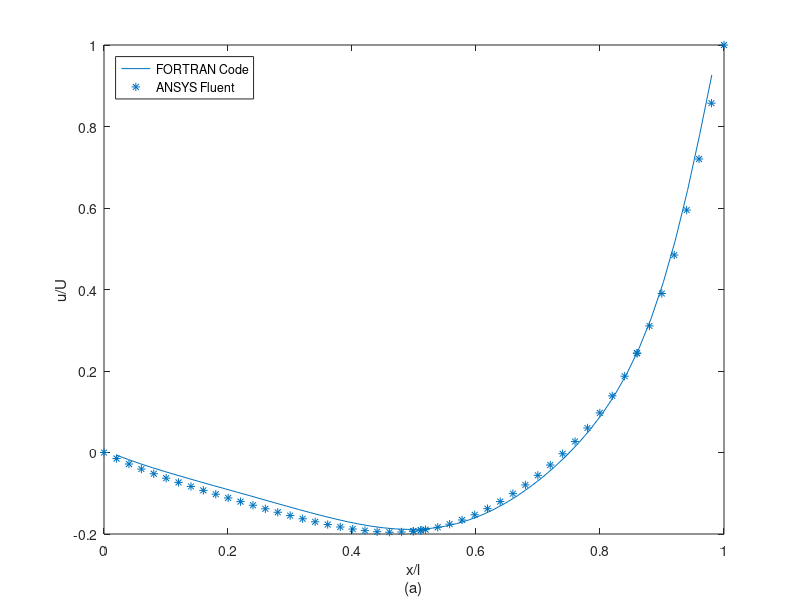

This chart was generated by the following MATLAB code:
format long g
u_n= dlmread('u_n.txt', '', 0, 0);
u_ansys= dlmread('u_ansys.txt', '', 0, 0);
u_n(:,2)=flip(u_n(:,2));
plot(u_n(:,1),u_n(:,2))
hold on
scatter(u_ansys(:,1),u_ansys(:,2),'*')
%title('Validation for Horizontal Velocity','fontsize',15)
legend({'FORTRAN Code','ANSYS Fluent'},'Location','northwest')
xlabel({'x/l','(a)'}) 
ylabel('u/U')

%a(i,j);
%contour(data, levels, 'k')
%imagesc(data)
%title('Streamlines','fontsize',30)
%colorbar
%x = 1:50;
%y = 1:50;
%[X,Y] = meshgrid(x,y);
%vx = U;
%vy = V;
%figure
%pcolor(X,Y,hypot(vx,vy))
%shading interp
%N = 20;
%xstart = 0.1:0.1:1; 
%ystart = ones(size(startx));
%h=streamline(X,Y,vx,vy,xstart,ystart);
%set(h,'color','red')